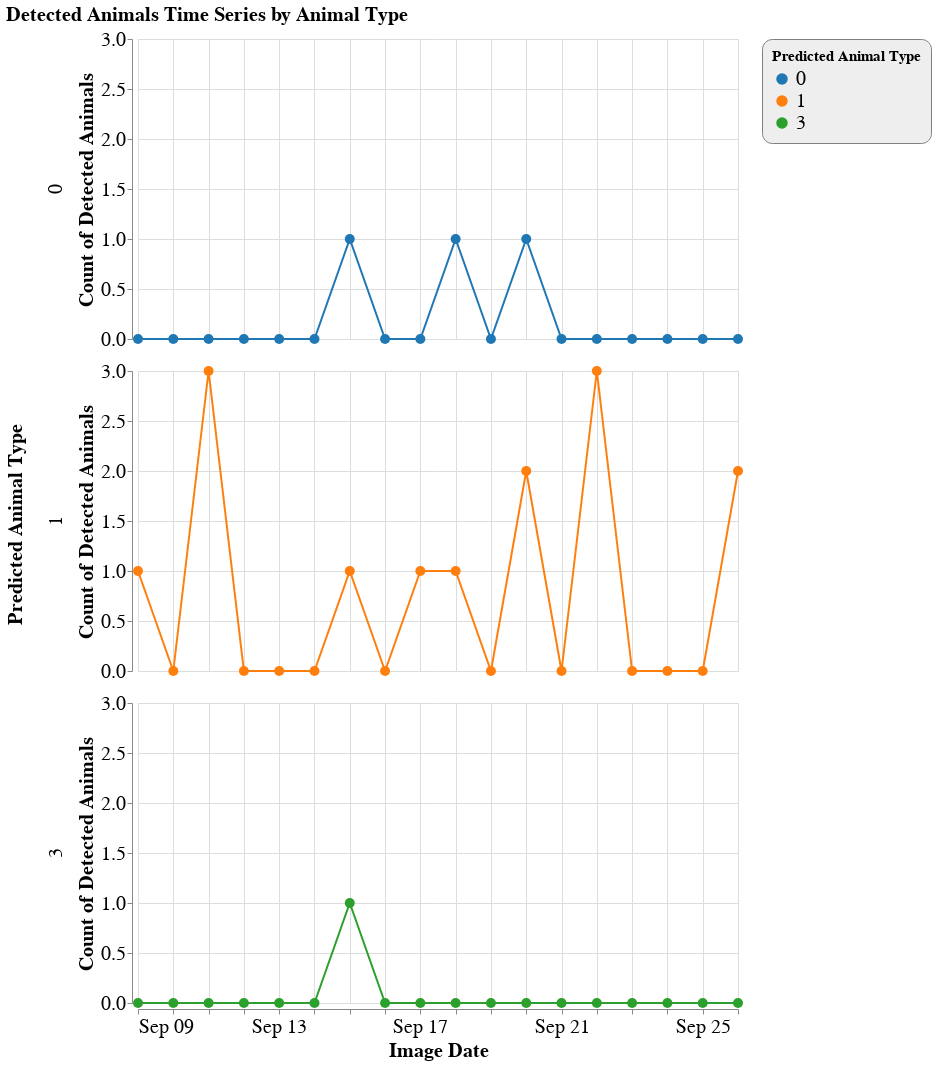

Source (notebook cell):
### Code cell
time_series_class.configure_axis(
    labelFontSize=20,
    titleFontSize=20
).configure_header(
    labelFontSize=20,
    titleFontSize=20
).configure_title(
    fontSize=20,
    align="right"
).configure_legend(
    strokeColor='gray',
    fillColor='#EEEEEE',
    padding=10,
    cornerRadius=10,
    labelFontSize=20,
    titleFontSize=15,
)

### Figure 1 — Vega-Lite specification as saved in the notebook (floating-point values rounded to 4 significant figures)
{"config": {"view": {"continuousWidth": 400, "continuousHeight": 300}, "axis": {"labelFontSize": 20, "titleFontSize": 20}, "header": {"labelFontSize": 20, "titleFontSize": 20}, "legend": {"cornerRadius": 10, "fillColor": "#EEEEEE", "labelFontSize": 20, "padding": 10, "strokeColor": "gray", "titleFontSize": 15}, "point": {"size": 100}, "title": {"align": "right", "fontSize": 20}}, "data": {"name": "data-57a5af033ff220c850b219c98d670866"}, "mark": {"type": "line", "point": true, "strokeWidth": 2}, "encoding": {"color": {"type": "nominal", "field": "Predicted Class", "scale": {"scheme": "category10"}, "title": "Predicted Animal Type"}, "row": {"type": "nominal", "field": "Predicted Class", "title": "Predicted Animal Type"}, "tooltip": [{"type": "temporal", "field": "Image Date", "timeUnit": "monthdate", "title": "Image Date"}, {"type": "quantitative", "field": "Predicted Class", "title": "Animal Type"}, {"type": "quantitative", "field": "value", "title": "Count of Detected Animals"}], "x": {"type": "temporal", "field": "Image Date", "timeUnit": "monthdate", "title": "Image Date"}, "y": {"type": "quantitative", "field": "value", "title": "Count of Detected Animals"}}, "height": 300, "title": "Detected Animals Time Series by Animal Type", "width": 600, "$schema": "https://vega.github.io/schema/vega-lite/v4.8.1.json", "datasets": {"data-57a5af033ff220c850b219c98d670866": [{"Image Date": "2022-09-09T00:00:00", "Predicted Class": 0, "value": 0}, {"Image Date": "2022-09-10T00:00:00", "Predicted Class": 0, "value": 0}, {"Image Date": "2022-09-11T00:00:00", "Predicted Class": 0, "value": 0}, {"Image Date": "2022-09-12T00:00:00", "Predicted Class": 0, "value": 0}, {"Image Date": "2022-09-13T00:00:00", "Predicted Class": 0, "value": 0}, {"Image Date": "2022-09-14T00:00:00", "Predicted Class": 0, "value": 0}, {"Image Date": "2022-09-15T00:00:00", "Predicted Class": 0, "value": 1}, {"Image Date": "2022-09-16T00:00:00", "Predicted Class": 0, "value": 0}, {"Image Date": "2022-09-17T00:00:00", "Predicted Class": 0, "value": 0}, {"Image Date": "2022-09-18T00:00:00", "Predicted Class": 0, "value": 1}, {"Image Date": "2022-09-19T00:00:00", "Predicted Class": 0, "value": 0}, {"Image Date": "2022-09-20T00:00:00", "Predicted Class": 0, "value": 1}, {"Image Date": "2022-09-21T00:00:00", "Predicted Class": 0, "value": 0}, {"Image Date": "2022-09-22T00:00:00", "Predicted Class": 0, "value": 0}, {"Image Date": "2022-09-23T00:00:00", "Predicted Class": 0, "value": 0}, {"Image Date": "2022-09-24T00:00:00", "Predicted Class": 0, "value": 0}, {"Image Date": "2022-09-25T00:00:00", "Predicted Class": 0, "value": 0}, {"Image Date": "2022-09-26T00:00:00", "Predicted Class": 0, "value": 0}, {"Image Date": "2022-09-09T00:00:00", "Predicted Class": 1, "value": 1}, {"Image Date": "2022-09-10T00:00:00", "Predicted Class": 1, "value": 0}, {"Image Date": "2022-09-11T00:00:00", "Predicted Class": 1, "value": 3}, {"Image Date": "2022-09-12T00:00:00", "Predicted Class": 1, "value": 0}, {"Image Date": "2022-09-13T00:00:00", "Predicted Class": 1, "value": 0}, {"Image Date": "2022-09-14T00:00:00", "Predicted Class": 1, "value": 0}, {"Image Date": "2022-09-15T00:00:00", "Predicted Class": 1, "value": 1}, {"Image Date": "2022-09-16T00:00:00", "Predicted Class": 1, "value": 0}, {"Image Date": "2022-09-17T00:00:00", "Predicted Class": 1, "value": 1}, {"Image Date": "2022-09-18T00:00:00", "Predicted Class": 1, "value": 1}, {"Image Date": "2022-09-19T00:00:00", "Predicted Class": 1, "value": 0}, {"Image Date": "2022-09-20T00:00:00", "Predicted Class": 1, "value": 2}, {"Image Date": "2022-09-21T00:00:00", "Predicted Class": 1, "value": 0}, {"Image Date": "2022-09-22T00:00:00", "Predicted Class": 1, "value": 3}, {"Image Date": "2022-09-23T00:00:00", "Predicted Class": 1, "value": 0}, {"Image Date": "2022-09-24T00:00:00", "Predicted Class": 1, "value": 0}, {"Image Date": "2022-09-25T00:00:00", "Predicted Class": 1, "value": 0}, {"Image Date": "2022-09-26T00:00:00", "Predicted Class": 1, "value": 2}, {"Image Date": "2022-09-09T00:00:00", "Predicted Class": 3, "value": 0}, {"Image Date": "2022-09-10T00:00:00", "Predicted Class": 3, "value": 0}, {"Image Date": "2022-09-11T00:00:00", "Predicted Class": 3, "value": 0}, {"Image Date": "2022-09-12T00:00:00", "Predicted Class": 3, "value": 0}, {"Image Date": "2022-09-13T00:00:00", "Predicted Class": 3, "value": 0}, {"Image Date": "2022-09-14T00:00:00", "Predicted Class": 3, "value": 0}, {"Image Date": "2022-09-15T00:00:00", "Predicted Class": 3, "value": 1}, {"Image Date": "2022-09-16T00:00:00", "Predicted Class": 3, "value": 0}, {"Image Date": "2022-09-17T00:00:00", "Predicted Class": 3, "value": 0}, {"Image Date": "2022-09-18T00:00:00", "Predicted Class": 3, "value": 0}, {"Image Date": "2022-09-19T00:00:00", "Predicted Class": 3, "value": 0}, {"Image Date": "2022-09-20T00:00:00", "Predicted Class": 3, "value": 0}, {"Image Date": "2022-09-21T00:00:00", "Predicted Class": 3, "value": 0}, {"Image Date": "2022-09-22T00:00:00", "Predicted Class": 3, "value": 0}, {"Image Date": "2022-09-23T00:00:00", "Predicted Class": 3, "value": 0}, {"Image Date": "2022-09-24T00:00:00", "Predicted Class": 3, "value": 0}, {"Image Date": "2022-09-25T00:00:00", "Predicted Class": 3, "value": 0}, {"Image Date": "2022-09-26T00:00:00", "Predicted Class": 3, "value": 0}]}}
